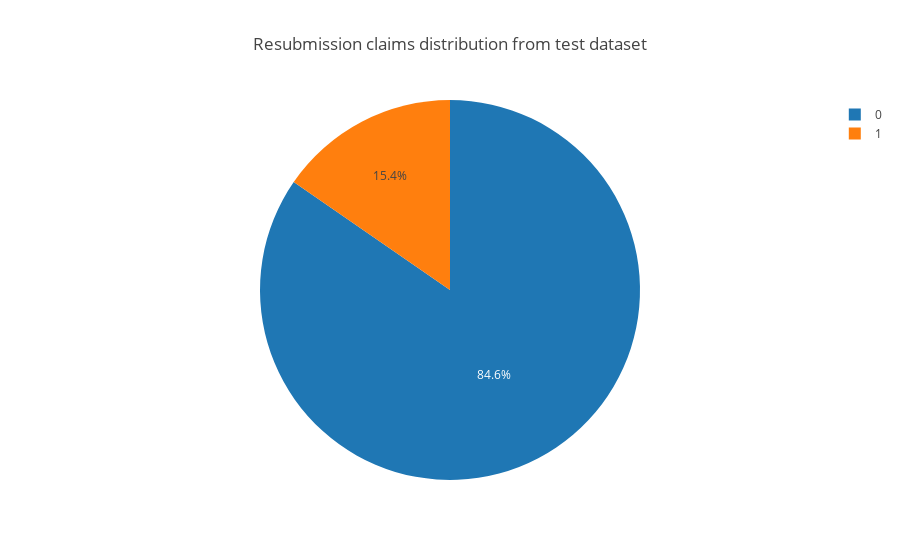

The notebook cell this image was saved under:
### Markdown cell above
Plot a pie chart that shows the percentage of predicted resubmitted claims for the predict test dataset.

### Code cell
cumulative_stats = predictions_pdf.groupby(['prediction']).count()

fraud_data = [go.Pie(
            labels=cumulative_stats.index,
            values=cumulative_stats['label'],
    )]

fraud_layout = go.Layout(
    title='Resubmission claims distribution from test dataset',
)

fig = go.Figure(data=fraud_data, layout=fraud_layout)
iplot(fig)

### Figure 1 — Plotly figure (JSON) as saved in the notebook; plotly's stock layout.template omitted (floating-point values rounded to 4 significant figures)
{"data": [{"type": "pie", "labels": [0, 1], "values": [1035, 188]}], "layout": {"title": "Resubmission claims distribution from test dataset"}}
